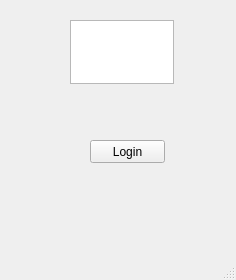
<?xml version="1.0" encoding="UTF-8"?>
<ui version="4.0">
 <class>MainWindow</class>
 <widget class="QMainWindow" name="MainWindow">
  <property name="geometry">
   <rect>
    <x>0</x>
    <y>0</y>
    <width>236</width>
    <height>280</height>
   </rect>
  </property>
  <property name="windowTitle">
   <string>MainWindow</string>
  </property>
  <widget class="QWidget" name="centralwidget">
   <widget class="QPlainTextEdit" name="Text_Login">
    <property name="geometry">
     <rect>
      <x>70</x>
      <y>20</y>
      <width>104</width>
      <height>64</height>
     </rect>
    </property>
   </widget>
   <widget class="QPushButton" name="Button_Login">
    <property name="geometry">
     <rect>
      <x>90</x>
      <y>140</y>
      <width>75</width>
      <height>23</height>
     </rect>
    </property>
    <property name="text">
     <string>Login</string>
    </property>
   </widget>
  </widget>
  <widget class="QMenuBar" name="menubar">
   <property name="geometry">
    <rect>
     <x>0</x>
     <y>0</y>
     <width>236</width>
     <height>22</height>
    </rect>
   </property>
  </widget>
  <widget class="QStatusBar" name="statusbar"/>
 </widget>
 <resources/>
 <connections/>
</ui>
